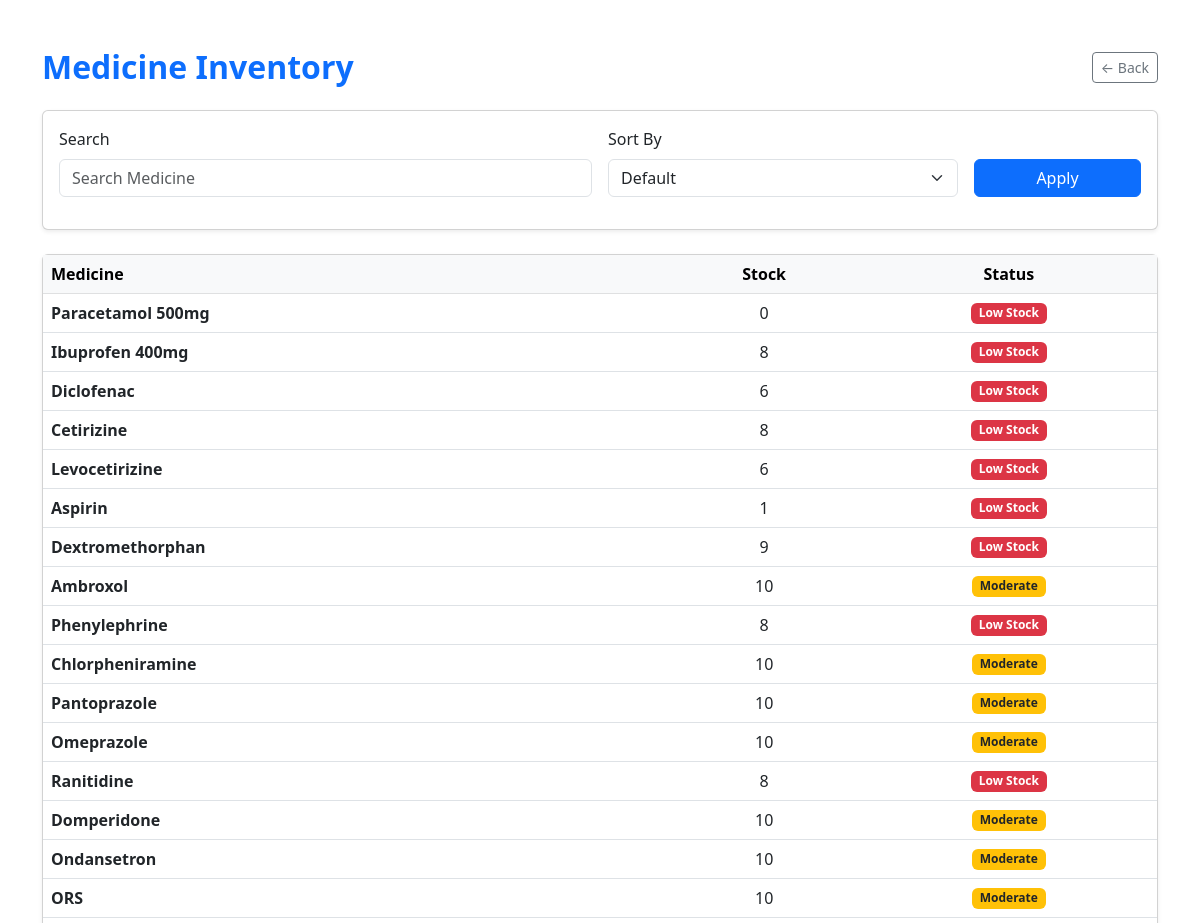
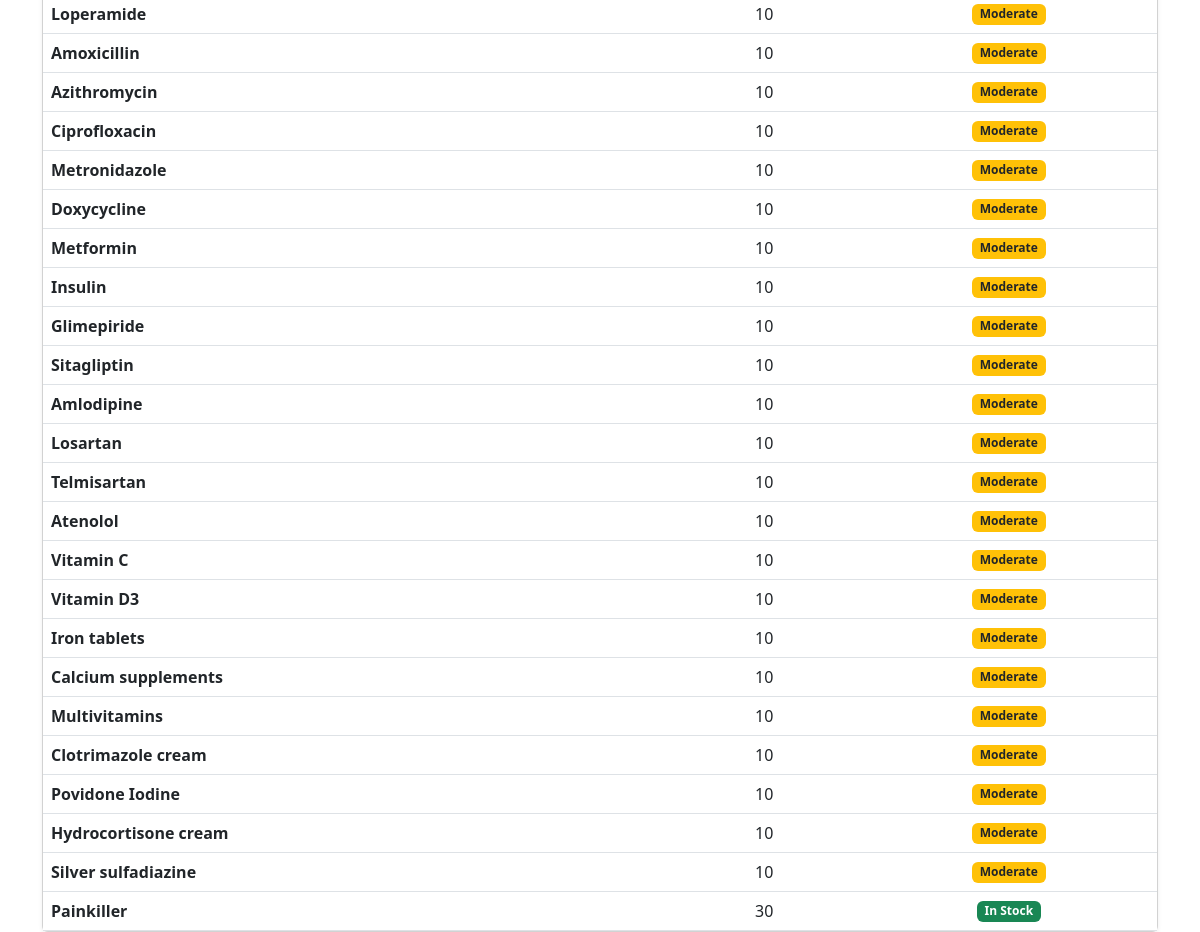
Screenshot of /inventory/ with the database file from the repository (2 pictures, top to bottom).
### health/models.py (models this page shows, shortened)
class Medicine(models.Model):
    name = models.CharField(max_length=100)
    stock = models.IntegerField()

### health/views.py (the view)
# urls.py: path('inventory/', views.view_inventory, name='inventory'),
def view_inventory(request):
    query = request.GET.get('q','')
    sort = request.GET.get('sort')
    medicines = Medicine.objects.all()
    if query:
        medicines = medicines.filter(name__icontains=query)
    if sort == 'name_asc':
        medicines = medicines.order_by('name')
    elif sort == 'name_desc':
        medicines = medicines.order_by('-name')
    elif sort == 'stock_asc':
        medicines = medicines.order_by('stock')
    elif sort == 'stock_desc':
        medicines = medicines.order_by('-stock')
    return render(request,'inventory.html',{
        'medicines':medicines,
        'query':query,
        'sort':sort
    })

### health/templates/inventory.html (shortened to what this page needs)
<link href="https://cdn.jsdelivr.net/npm/bootstrap@5.3.0/dist/css/bootstrap.min.css" rel="stylesheet">
<div class="container mt-5">
    <div class="d-flex justify-content-between align-items-center mb-4">
        <h2 class="fw-bold mb-0 text-primary">Medicine Inventory</h2>
        <a href="/pharmacist/" class="btn btn-outline-secondary btn-sm">← Back</a>
    </div>
    <div class="card shadow-sm mb-4">
        <div class="card-body">
            <form method="GET" class="row g-3 align-items-end">
                <div class="col-md-6">
                    <label class="form-label">Search</label>
                    <input type="text" name="q" class="form-control" value="{{ query }}" placeholder="Search Medicine">
                </div>
                <div class="col-md-4">
                    <label class="form-label">Sort By</label>
                    <select name="sort" class="form-select">
                        <option value="">Default</option>
                    </select>
                </div>
                <div class="col-md-2 d-grid">
                    <button type="submit" class="btn btn-primary">Apply</button>
                </div>
            </form>
        </div>
    </div>
    <div class="card shadow-sm">
        <div class="card-body p-0">
            <div class="table-responsive">
                <table class="table table-hover mb-0 align-middle">
                    <thead class="table-light">
                        <tr>
                            <th>Medicine</th>
                            <th class="text-center">Stock</th>
                            <th class="text-center">Status</th>
                        </tr>
                    </thead>
                    <tbody>
                        {% for med in medicines %}
                        <tr>
                            <td class="fw-semibold">{{ med.name }}</td>
                            <td class="text-center">{{ med.stock }}</td>
                            <td class="text-center">
                                {% if med.stock < 10 %}
                                <span class="badge bg-danger">Low Stock</span>
                                {% elif med.stock < 30 %}
                                <span class="badge bg-warning text-dark">Moderate</span>
                                {% else %}
                                <span class="badge bg-success">In Stock</span>
                                {% endif %}
                            </td>
                        </tr>
                        {% endfor %}
                    </tbody>
                </table>
            </div>
        </div>
    </div>
</div>

### rows the page displays
Medicine: name "Paracetamol 500mg", stock "0", shows "Low Stock"
Medicine: name "Ibuprofen 400mg", stock "8", shows "Low Stock"
Medicine: name "Diclofenac", stock "6", shows "Low Stock"
Medicine: name "Cetirizine", stock "8", shows "Low Stock"
Medicine: name "Levocetirizine", stock "6", shows "Low Stock"
Medicine: name "Aspirin", stock "1", shows "Low Stock"
Medicine: name "Dextromethorphan", stock "9", shows "Low Stock"
Medicine: name "Ambroxol", stock "10", shows "Moderate"
Medicine: name "Phenylephrine", stock "8", shows "Low Stock"
Medicine: name "Chlorpheniramine", stock "10", shows "Moderate"
Medicine: name "Pantoprazole", stock "10", shows "Moderate"
Medicine: name "Omeprazole", stock "10", shows "Moderate"
Medicine: name "Ranitidine", stock "8", shows "Low Stock"
Medicine: name "Domperidone", stock "10", shows "Moderate"
Medicine: name "Ondansetron", stock "10", shows "Moderate"
Medicine: name "ORS", stock "10", shows "Moderate"
Medicine: name "Loperamide", stock "10", shows "Moderate"
Medicine: name "Amoxicillin", stock "10", shows "Moderate"
Medicine: name "Azithromycin", stock "10", shows "Moderate"
Medicine: name "Ciprofloxacin", stock "10", shows "Moderate"
Medicine: name "Metronidazole", stock "10", shows "Moderate"
Medicine: name "Doxycycline", stock "10", shows "Moderate"
Medicine: name "Metformin", stock "10", shows "Moderate"
Medicine: name "Insulin", stock "10", shows "Moderate"
Medicine: name "Glimepiride", stock "10", shows "Moderate"
Medicine: name "Sitagliptin", stock "10", shows "Moderate"
Medicine: name "Amlodipine", stock "10", shows "Moderate"
Medicine: name "Losartan", stock "10", shows "Moderate"
Medicine: name "Telmisartan", stock "10", shows "Moderate"
Medicine: name "Atenolol", stock "10", shows "Moderate"
Medicine: name "Vitamin C", stock "10", shows "Moderate"
Medicine: name "Vitamin D3", stock "10", shows "Moderate"
Medicine: name "Iron tablets", stock "10", shows "Moderate"
Medicine: name "Calcium supplements", stock "10", shows "Moderate"
Medicine: name "Multivitamins", stock "10", shows "Moderate"
Medicine: name "Clotrimazole cream", stock "10", shows "Moderate"
Medicine: name "Povidone Iodine", stock "10", shows "Moderate"
Medicine: name "Hydrocortisone cream", stock "10", shows "Moderate"
Medicine: name "Silver sulfadiazine", stock "10", shows "Moderate"
Medicine: name "Painkiller", stock "30", shows "In Stock"
